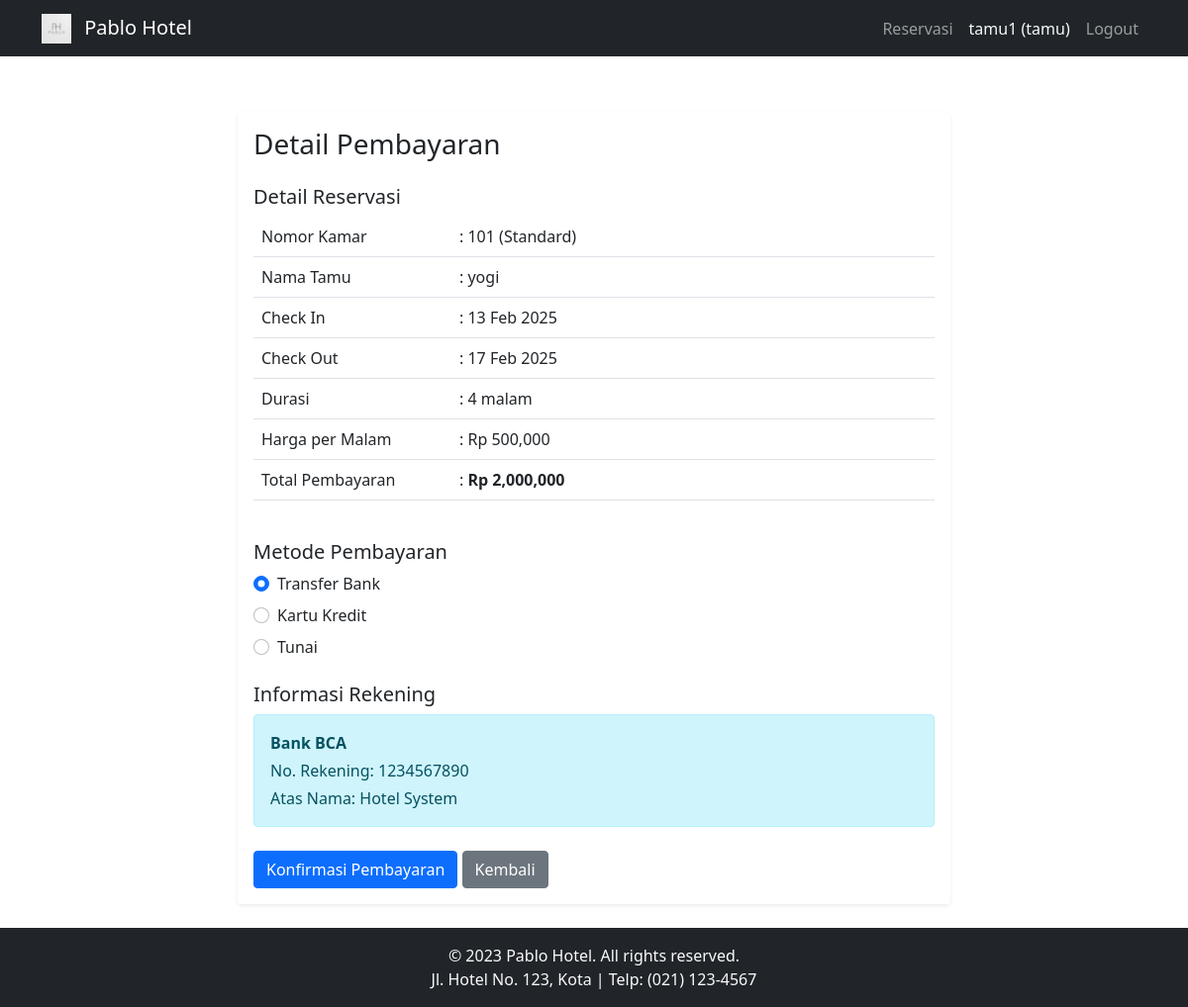
The app's page /reservasi/pembayaran/6 (signed in) with its own data.
### hotel_app/app/models/user.py (models this page shows)
class User(UserMixin, db.Model):
    id = db.Column(db.Integer, primary_key=True)
    username = db.Column(db.String(80), unique=True, nullable=False)
    password = db.Column(db.String(80), nullable=False)
    nama = db.Column(db.String(100), nullable=False)
    email = db.Column(db.String(120), nullable=False)
    no_hp = db.Column(db.String(15), nullable=False)
    role = db.Column(db.String(20), nullable=False, default='tamu')

### hotel_app/app/models/hotel.py (models this page shows)
class Kamar(db.Model):
    id = db.Column(db.Integer, primary_key=True)
    nomor = db.Column(db.String(10), unique=True, nullable=False)
    tipe = db.Column(db.String(50), nullable=False)
    harga = db.Column(db.Float, nullable=False)
    status = db.Column(db.String(20), default='tersedia')
    gambar = db.Column(db.String(200))

class Reservasi(db.Model):
    id = db.Column(db.Integer, primary_key=True)
    user_id = db.Column(db.Integer, db.ForeignKey('user.id'), nullable=False)
    kamar_id = db.Column(db.Integer, db.ForeignKey('kamar.id'), nullable=False)
    nama_tamu = db.Column(db.String(100), nullable=False)
    email = db.Column(db.String(100))
    no_telp = db.Column(db.String(20))
    check_in = db.Column(db.DateTime, nullable=False)
    check_out = db.Column(db.DateTime, nullable=False)
    status = db.Column(db.String(20), default='pending')
    created_at = db.Column(db.DateTime, default=datetime.utcnow)
    user = db.relationship('User', backref='reservasi')
    kamar = db.relationship('Kamar', backref='reservasi')
    pembayaran = db.relationship('Pembayaran', backref='reservasi', cascade='all, delete-orphan')

### hotel_app/app/controllers/reservasi.py (the view)
@reservasi_bp.route('/pembayaran/<int:reservasi_id>')
@login_required
def pembayaran(reservasi_id):
    reservasi = Reservasi.query.get_or_404(reservasi_id)
    if reservasi.user_id != current_user.id:
        flash('Anda tidak memiliki akses ke pembayaran ini!')
        return redirect(url_for('reservasi.index'))
    durasi = (reservasi.check_out - reservasi.check_in).days
    total_harga = durasi * reservasi.kamar.harga
    return render_template('reservasi/pembayaran.html',
        reservasi=reservasi,
        total_harga=total_harga
    )

### hotel_app/app/__init__.py (called while the page is built)
def create_app():
    app = Flask(__name__)
    app.config.from_object(Config)
    db.init_app(app)
    migrate.init_app(app, db)
    login_manager.init_app(app)
    from app.models.user import User
    @login_manager.user_loader
    def load_user(user_id):
        return User.query.get(int(user_id))
    from app.controllers.auth import auth_bp
    from app.controllers.main import main_bp
    from app.controllers.admin import admin_bp
    from app.controllers.reservasi import reservasi_bp
    app.register_blueprint(auth_bp)
    app.register_blueprint(main_bp)
    app.register_blueprint(admin_bp)
    app.register_blueprint(reservasi_bp)
    return app

### hotel_app/app/templates/reservasi/pembayaran.html
{% extends "base.html" %}
{% block content %}
<div class="container">
    <div class="row justify-content-center">
        <div class="col-md-8">
            <div class="card border-0 shadow-sm">
                <div class="card-body">
                    <h3 class="card-title mb-4">Detail Pembayaran</h3>
                    <div class="mb-4">
                        <h5>Detail Reservasi</h5>
                        <div class="table-responsive">
                            <table class="table">
                                <tr>
                                    <td width="200">Nomor Kamar</td>
                                    <td>: {{ reservasi.kamar.nomor }} ({{ reservasi.kamar.tipe }})</td>
                                </tr>
                                <tr>
                                    <td>Nama Tamu</td>
                                    <td>: {{ reservasi.nama_tamu }}</td>
                                </tr>
                                <tr>
                                    <td>Check In</td>
                                    <td>: {{ reservasi.check_in.strftime('%d %b %Y') }}</td>
                                </tr>
                                <tr>
                                    <td>Check Out</td>
                                    <td>: {{ reservasi.check_out.strftime('%d %b %Y') }}</td>
                                </tr>
                                <tr>
                                    <td>Durasi</td>
                                    <td>: {{ (reservasi.check_out - reservasi.check_in).days }} malam</td>
                                </tr>
                                <tr>
                                    <td>Harga per Malam</td>
                                    <td>: Rp {{ "{:,.0f}".format(reservasi.kamar.harga) }}</td>
                                </tr>
                                <tr>
                                    <td>Total Pembayaran</td>
                                    <td>: <strong>Rp {{ "{:,.0f}".format(total_harga) }}</strong></td>
                                </tr>
                            </table>
                        </div>
                    </div>
                    <form action="{{ url_for('reservasi.proses_pembayaran', reservasi_id=reservasi.id) }}" method="POST">
                        <div class="mb-4">
                            <h5>Metode Pembayaran</h5>
                            <div class="form-check mb-2">
                                <input class="form-check-input" type="radio" name="metode_pembayaran" value="transfer_bank" id="transfer_bank" checked>
                                <label class="form-check-label" for="transfer_bank">
                                    Transfer Bank
                                </label>
                            </div>
                            <div class="form-check mb-2">
                                <input class="form-check-input" type="radio" name="metode_pembayaran" value="kartu_kredit" id="kartu_kredit">
                                <label class="form-check-label" for="kartu_kredit">
                                    Kartu Kredit
                                </label>
                            </div>
                            <div class="form-check mb-2">
                                <input class="form-check-input" type="radio" name="metode_pembayaran" value="tunai" id="tunai">
                                <label class="form-check-label" for="tunai">
                                    Tunai
                                </label>
                            </div>
                        </div>
                        <div class="mb-4" id="info_bank">
                            <h5>Informasi Rekening</h5>
                            <div class="alert alert-info">
                                <p class="mb-1"><strong>Bank BCA</strong></p>
                                <p class="mb-1">No. Rekening: 1234567890</p>
                                <p class="mb-0">Atas Nama: Hotel System</p>
                            </div>
                        </div>
                        <button type="submit" class="btn btn-primary">Konfirmasi Pembayaran</button>
                        <a href="{{ url_for('reservasi.index') }}" class="btn btn-secondary">Kembali</a>
                    </form>
                </div>
            </div>
        </div>
    </div>
</div>
{% endblock %}

### hotel_app/app/templates/base.html (shortened to what this page needs)
<!DOCTYPE html>
<html lang="en">
<head>
    <link href="https://cdn.jsdelivr.net/npm/bootstrap@5.1.3/dist/css/bootstrap.min.css" rel="stylesheet">
    <link rel="stylesheet" href="{{ url_for('static', filename='css/style.css') }}">
    <link rel="stylesheet" href="https://cdnjs.cloudflare.com/ajax/libs/font-awesome/5.15.4/css/all.min.css">
</head>
<body>
    <nav class="navbar navbar-expand-lg navbar-dark bg-dark">
        <div class="container">
            <a class="navbar-brand" href="{{ url_for('main.home') }}">
                <img src="{{ url_for('static', filename='assets/images/logo/logo.jpg') }}"
                     height="30" class="d-inline-block align-text-top me-2">
                Pablo Hotel
            </a>
            <div class="navbar-nav">
                {% if current_user.is_authenticated %}
                    {% if current_user.role == 'admin' %}
                        <a class="nav-link" href="{{ url_for('admin.tamu') }}">Kelola Tamu</a>
                    {% else %}
                        <a class="nav-link" href="{{ url_for('reservasi.index') }}">Reservasi</a>
                    {% endif %}
                    <span class="nav-link text-light">{{ current_user.username }} ({{ current_user.role }})</span>
                    <a class="nav-link" href="{{ url_for('auth.logout') }}">Logout</a>
                {% else %}
                    <a class="nav-link" href="{{ url_for('auth.login') }}">Login</a>
                    <a class="nav-link" href="{{ url_for('auth.register') }}">Register</a>
                {% endif %}
            </div>
        </div>
    </nav>
    <div class="container mt-4">
        {% block content %}{% endblock %}
    </div>
    <footer class="bg-dark text-light py-3 mt-4">
        <div class="container text-center">
            <p class="mb-0">&copy; 2023 Pablo Hotel. All rights reserved.</p>
            <p class="mb-0">Jl. Hotel No. 123, Kota | Telp: (021) 123-4567</p>
        </div>
    </footer>
</body>
</html>

### hotel_app/app/static/css/style.css (style rules this page uses)
.navbar { margin-bottom: 2rem; }
.card { transition: transform 0.2s; }
body { display: flex; flex-direction: column; min-height: 100vh; }
.container { flex: 1; }
footer { background-color: #343a40; color: #ffffff; padding: 10px 0; text-align: center; }

### records on screen
User: username "tamu1", role "tamu"
Kamar: kamar.nomor "101", kamar.tipe "Standard", kamar.harga "500,000"
Reservasi: nama_tamu "yogi", check_in "13 Feb 2025", check_out "17 Feb 2025", (reservasi.check_out-reservasi.check_in).days "4"

### other values on screen
{{ "{:,.0f}".format(total_harga) }} "2,000,000"
